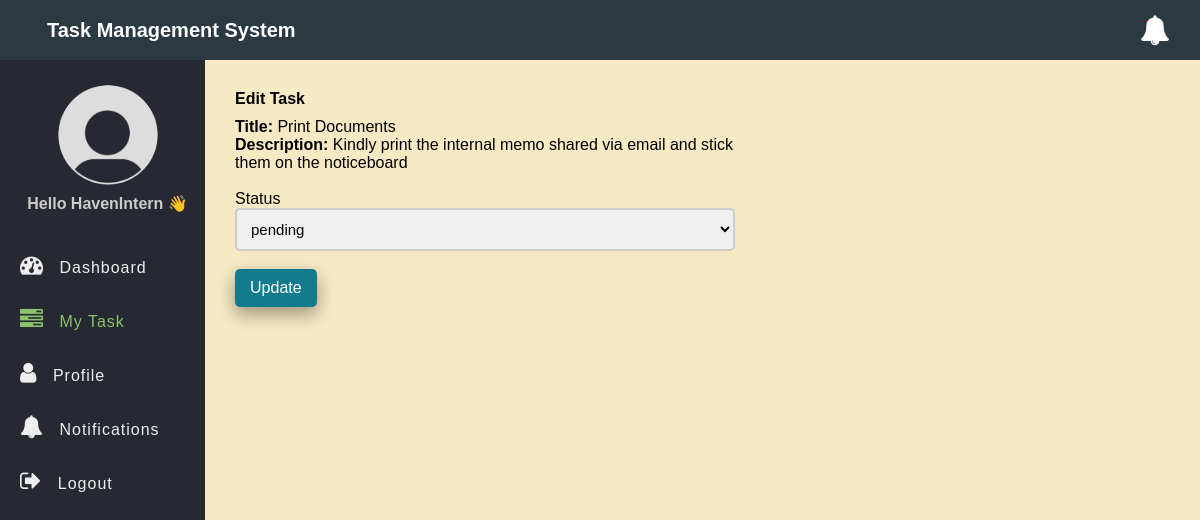
The page /edit-task-employee.php?id=1 (signed in) on the database its author committed.
### tables this page shows
CREATE TABLE `tasks` (
  `id` int(11) NOT NULL,
  `title` varchar(100) NOT NULL,
  `description` text DEFAULT NULL,
  `assigned_to` int(11) DEFAULT NULL,
  `due_date` date DEFAULT NULL,
  `status` enum('pending','in_progress','completed') DEFAULT 'pending',
  `created_at` timestamp NOT NULL DEFAULT current_timestamp()
);

### app/Model/Task.php (called while the page is built, shortened)
<?php
function get_task_by_id($conn, $id){
	$sql = "SELECT * FROM tasks WHERE id =? ";
	$stmt = $conn->prepare($sql);
	$stmt->execute([$id]);
	if($stmt->rowCount() > 0){
		$task = $stmt->fetch();
	}else $task = 0;
	return $task;
}

### edit-task-employee.php (the view, shortened to what this page needs)
<?php
if (isset($_SESSION['role']) && isset($_SESSION['id']) && $_SESSION['role'] == "employee") {
    include "DB_connection.php";
    include "app/Model/Task.php";
    include "app/Model/User.php";
    $id = $_GET['id'];
    $task = get_task_by_id($conn, $id);
 ?>
<!DOCTYPE html>
<html>
<head>
	<link rel="stylesheet" href="https://stackpath.bootstrapcdn.com/font-awesome/4.7.0/css/font-awesome.min.css">
	<link rel="stylesheet" href="css/style.css">
</head>
<body>
	<?php include "inc/header.php" ?>
	<div class="body">
		<?php include "inc/nav.php" ?>
		<section class="section-1">
			<h4 class="title">Edit Task </h4>
			<form class="form-1"
			      method="POST"
			      action="app/update-task-employee.php">
				<div class="input-holder">
					<p><b>Title: </b><?=$task['title']?></p>
				</div>
				<div class="input-holder">
					<p><b>Description: </b><?=$task['description']?></p>
				</div><br>
            <div class="input-holder">
					<lable>Status</lable>
					<select name="status" class="input-1">
						<option
						      <?php if( $task['status'] == "pending") echo"selected"; ?> >pending</option>
					</select><br>
				</div>
				<button class="edit-btn">Update</button>
			</form>
		</section>
	</div>
</body>
</html>
<?php }else{
   $em = "First login";
   header("Location: login.php?error=$em");
   exit();
}
 ?>

### css/style.css (style rules this page uses)
* { padding: 0; margin: 0; box-sizing: border-box; font-family: arial, sans-serif; }
.form-1 { width: 90%; max-width: 500px; }
.input-1 { border: 2px solid #ccc; width: 100%; padding: 10px; font-size: 15px; outline: none; border-radius: 5px; display: block; }
.body { display: flex; }
.section-1 { padding: 30px; width: 100%; background: #f7e9c4 !important; }
.section-1 .title { margin-bottom: 10px; }
.edit-btn { text-decoration: none; display: inline-block; padding-left: 10px; border: none; background: #127b8e; padding: 10px 15px; color: #fff; font-size: 16px; border-radius: 5px; cursor: pointer; outline: none; transition: background 1s; box-shadow: 0 8px 16px 0 rgba(0,0,0,0.2), 0 6px 20px 0 rgba(0,0,0,0.19); }

### rows shown on the page
tasks: title "Print Documents", description "Kindly print the internal memo shared via email and stick them on the noticeboard", status "pending"

### other values the page prints
$_SESSION['username'] "HavenIntern"
